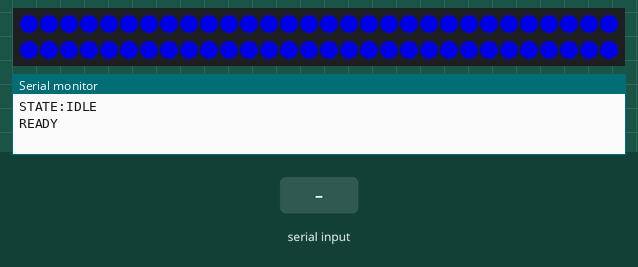
This program was run on a simulated Arduino Uno R4 Minima. On the bench: 60 RGB LEDs in strip order, left to right, continuing on the next row, the last lines printed to the serial monitor. Inputs (shaded band) come from the test bench. Dim RGB values are drawn brighter than linear.

Above: at 1.2 s.
1.3 s: "R\n" received over Serial
At 1.8 s:
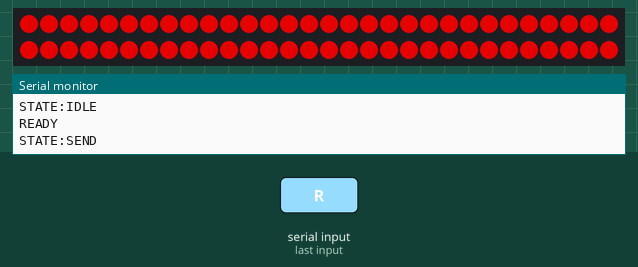
2.8 s: "O\n" received over Serial
At 4.0 s:
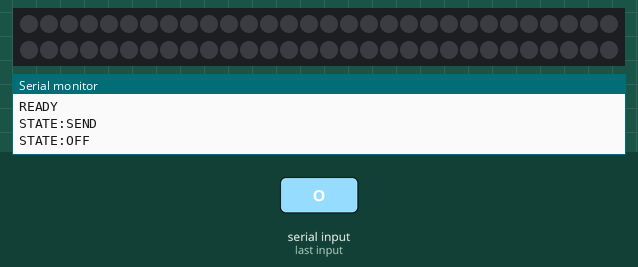
4.3 s: "B\n" received over Serial
At 5.2 s:
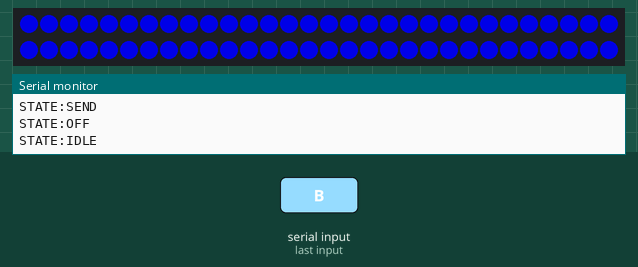
Timing chart, 0 to 7.3 s (numbered marks = the images above; inputs shaded):
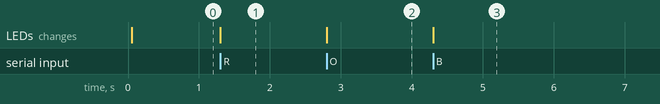

Measured:
- after the input at 1.3 s, the LEDs: change at once (image 1)
- after the input at 2.8 s, the LEDs: change at once (image 2)
- after the input at 4.3 s, the LEDs: change at once (image 3)

The program:

main.cpp
```cpp
#include <Arduino.h>
#include <FastLED.h>

#define LED_PIN 6
#define NUM_LEDS 60
#define BRIGHTNESS 180

namespace {
  CRGB leds[NUM_LEDS];

  enum class LedState : uint8_t { Idle, Send, Off };
  LedState currentState = LedState::Idle;

  const CRGB COLOR_IDLE(0, 0, 255);
  const CRGB COLOR_SEND(255, 0, 0);
  const CRGB COLOR_OFF(0, 0, 0);

  void applyColor(const CRGB &color) {
    fill_solid(leds, NUM_LEDS, color);
    FastLED.show();
  }

  void setState(LedState next) {
    currentState = next;
    switch (currentState) {
      case LedState::Idle:
        applyColor(COLOR_IDLE);
        Serial.println(F("STATE:IDLE"));
        break;
      case LedState::Send:
        applyColor(COLOR_SEND);
        Serial.println(F("STATE:SEND"));
        break;
      case LedState::Off:
        applyColor(COLOR_OFF);
        Serial.println(F("STATE:OFF"));
        break;
    }
  }

  void handleCommand(char raw) {
    const char cmd = toupper(static_cast<unsigned char>(raw));
    switch (cmd) {
      case 'R':
        setState(LedState::Send);
        break;
      case 'B':
      case 'I':
        setState(LedState::Idle);
        break;
      case 'O':
        setState(LedState::Off);
        break;
      default:
        Serial.print(F("IGNORED:"));
        Serial.println(cmd);
        break;
    }
  }
}

void setup() {
  FastLED.addLeds<NEOPIXEL, LED_PIN>(leds, NUM_LEDS);
  FastLED.setBrightness(BRIGHTNESS);
  Serial.begin(115200);
  delay(50);
  setState(LedState::Idle);
  Serial.println(F("READY"));
}

void loop() {
  while (Serial.available() > 0) {
    const char c = static_cast<char>(Serial.read());
    if (c == '\n' || c == '\r') {
      continue;
    }
    handleCommand(c);
  }
}
```
